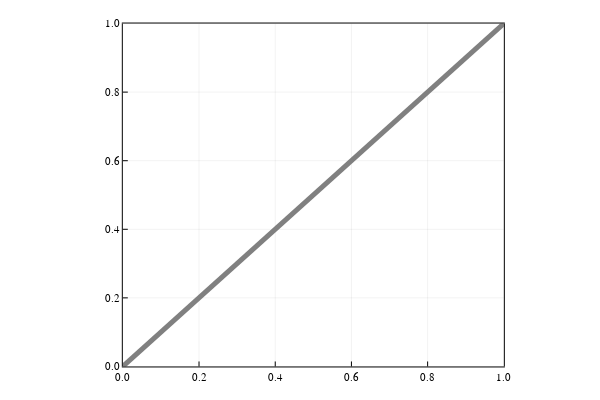

The notebook cell this image was saved under:
### Code cell
# compute Dowker persistence
_, _, D, _ = compute_distance(large, large_moved);
W = compute_Witness_persistence(D)
W_barcode = barcode(W["eirene_output"], dim = 1)
plot_PD(W_barcode, 
        markersize = 10,
        pd_min = 0,
        pd_max = 2.2,
        background_color=:transparent, foreground_color=:black)

### Figure 1 — Plotly figure (JSON) as saved in the notebook; plotly's stock layout.template omitted (floating-point values rounded to 4 significant figures)
{"data": [{"colorbar": {"len": 0.9525, "title": "", "x": 0.8397, "y": 0.5139}, "legendgroup": "", "line": {"color": "rgba(128, 128, 128, 1.000)", "dash": "solid", "shape": "linear", "width": 5}, "mode": "lines", "name": "", "showlegend": false, "type": "scatter", "x": [0, 1], "xaxis": "x", "y": [0, 1], "yaxis": "y"}], "layout": {"annotations": [], "height": 400, "legend": {"bgcolor": "rgba(0, 0, 0, 0.000)", "bordercolor": "rgba(0, 0, 0, 1.000)", "borderwidth": 1, "font": {"color": "rgba(0, 0, 0, 1.000)", "family": "sans-serif", "size": 11}, "title": {"font": {"color": "rgba(0, 0, 0, 1.000)", "family": "sans-serif", "size": 15}, "text": ""}, "tracegroupgap": 0, "traceorder": "normal", "x": 1, "xanchor": "auto", "y": 1, "yanchor": "auto"}, "margin": {"b": 20, "l": 0, "r": 0, "t": 20}, "paper_bgcolor": "rgba(0, 0, 0, 0.000)", "plot_bgcolor": "rgba(0, 0, 0, 0.000)", "showlegend": true, "width": 600, "xaxis": {"anchor": "y", "domain": [0.2047, 0.8397], "gridcolor": "rgba(0, 0, 0, 0.100)", "gridwidth": 0.5, "linecolor": "rgba(0, 0, 0, 1.000)", "mirror": true, "range": [0, 1], "showgrid": true, "showline": true, "showticklabels": true, "tickangle": 0, "tickcolor": "rgb(0, 0, 0)", "tickfont": {"color": "rgba(0, 0, 0, 1.000)", "family": "sans-serif", "size": 11}, "tickmode": "array", "ticks": "inside", "ticktext": ["0.0", "0.2", "0.4", "0.6", "0.8", "1.0"], "tickvals": [0, 0.2, 0.4, 0.6, 0.8, 1], "title": "", "titlefont": {"color": "rgba(0, 0, 0, 1.000)", "family": "sans-serif", "size": 15}, "type": "-", "visible": true, "zeroline": false, "zerolinecolor": "rgba(0, 0, 0, 1.000)"}, "yaxis": {"anchor": "x", "domain": [0.03762, 0.9902], "gridcolor": "rgba(0, 0, 0, 0.100)", "gridwidth": 0.5, "linecolor": "rgba(0, 0, 0, 1.000)", "mirror": true, "range": [0, 1], "showgrid": true, "showline": true, "showticklabels": true, "tickangle": 0, "tickcolor": "rgb(0, 0, 0)", "tickfont": {"color": "rgba(0, 0, 0, 1.000)", "family": "sans-serif", "size": 11}, "tickmode": "array", "ticks": "inside", "ticktext": ["0.0", "0.2", "0.4", "0.6", "0.8", "1.0"], "tickvals": [0, 0.2, 0.4, 0.6, 0.8, 1], "title": "", "titlefont": {"color": "rgba(0, 0, 0, 1.000)", "family": "sans-serif", "size": 15}, "type": "-", "visible": true, "zeroline": false, "zerolinecolor": "rgba(0, 0, 0, 1.000)"}}}
